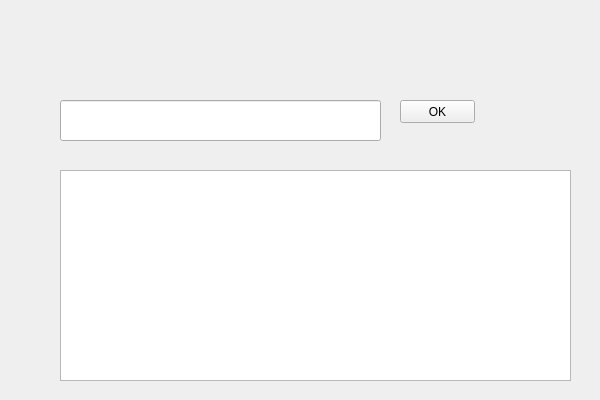
<?xml version="1.0" encoding="UTF-8"?>
<ui version="4.0">
 <class>URLClass</class>
 <widget class="QWidget" name="URLClass">
  <property name="geometry">
   <rect>
    <x>0</x>
    <y>0</y>
    <width>600</width>
    <height>400</height>
   </rect>
  </property>
  <property name="windowTitle">
   <string>URL</string>
  </property>
  <widget class="QPushButton" name="pushButton">
   <property name="geometry">
    <rect>
     <x>400</x>
     <y>100</y>
     <width>75</width>
     <height>23</height>
    </rect>
   </property>
   <property name="text">
    <string>OK</string>
   </property>
  </widget>
  <widget class="QLineEdit" name="lineEdit">
   <property name="geometry">
    <rect>
     <x>60</x>
     <y>100</y>
     <width>321</width>
     <height>41</height>
    </rect>
   </property>
  </widget>
  <widget class="QTextEdit" name="textEdit">
   <property name="geometry">
    <rect>
     <x>60</x>
     <y>170</y>
     <width>511</width>
     <height>211</height>
    </rect>
   </property>
  </widget>
 </widget>
 <layoutdefault spacing="6" margin="11"/>
 <resources>
  <include location="url.qrc"/>
 </resources>
 <connections/>
</ui>
